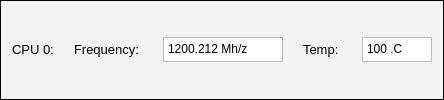
       <widget class="QFrame" name="CpuFrame">
        <property name="maximumSize">
         <size>
          <width>16777215</width>
          <height>999</height>
         </size>
        </property>
        <property name="palette">
         <palette>
          <active>
           <colorrole role="Base">
            <brush brushstyle="SolidPattern">
             <color alpha="255">
              <red>255</red>
              <green>255</green>
              <blue>255</blue>
             </color>
            </brush>
           </colorrole>
           <colorrole role="Window">
            <brush brushstyle="SolidPattern">
             <color alpha="255">
              <red>243</red>
              <green>243</green>
              <blue>243</blue>
             </color>
            </brush>
           </colorrole>
          </active>
          <inactive>
           <colorrole role="Base">
            <brush brushstyle="SolidPattern">
             <color alpha="255">
              <red>255</red>
              <green>255</green>
              <blue>255</blue>
             </color>
            </brush>
           </colorrole>
           <colorrole role="Window">
            <brush brushstyle="SolidPattern">
             <color alpha="255">
              <red>243</red>
              <green>243</green>
              <blue>243</blue>
             </color>
            </brush>
           </colorrole>
          </inactive>
          <disabled>
           <colorrole role="Base">
            <brush brushstyle="SolidPattern">
             <color alpha="255">
              <red>243</red>
              <green>243</green>
              <blue>243</blue>
             </color>
            </brush>
           </colorrole>
           <colorrole role="Window">
            <brush brushstyle="SolidPattern">
             <color alpha="255">
              <red>243</red>
              <green>243</green>
              <blue>243</blue>
             </color>
            </brush>
           </colorrole>
          </disabled>
         </palette>
        </property>
        <property name="autoFillBackground">
         <bool>true</bool>
        </property>
        <property name="frameShape">
         <enum>QFrame::Box</enum>
        </property>
        <property name="frameShadow">
         <enum>QFrame::Plain</enum>
        </property>
        <property name="lineWidth">
         <number>1</number>
        </property>
        <property name="midLineWidth">
         <number>0</number>
        </property>
        <layout class="QHBoxLayout" name="horizontalLayout_2">
         <property name="spacing">
          <number>20</number>
         </property>
         <property name="sizeConstraint">
          <enum>QLayout::SetDefaultConstraint</enum>
         </property>
         <item>
          <widget class="QLabel" name="label_2">
           <property name="maximumSize">
            <size>
             <width>16777215</width>
             <height>25</height>
            </size>
           </property>
           <property name="font">
            <font>
             <pointsize>10</pointsize>
            </font>
           </property>
           <property name="text">
            <string>CPU 0:</string>
           </property>
          </widget>
         </item>
         <item>
          <widget class="QLabel" name="label_3">
           <property name="maximumSize">
            <size>
             <width>16777215</width>
             <height>25</height>
            </size>
           </property>
           <property name="font">
            <font>
             <pointsize>10</pointsize>
            </font>
           </property>
           <property name="text">
            <string>Frequency: </string>
           </property>
          </widget>
         </item>
         <item>
          <widget class="QTextBrowser" name="textBrowser">
           <property name="enabled">
            <bool>true</bool>
           </property>
           <property name="maximumSize">
            <size>
             <width>120</width>
             <height>25</height>
            </size>
           </property>
           <property name="html">
            <string>&lt;!DOCTYPE HTML PUBLIC &quot;-//W3C//DTD HTML 4.0//EN&quot; &quot;http://www.w3.org/TR/REC-html40/strict.dtd&quot;&gt;
&lt;html&gt;&lt;head&gt;&lt;meta name=&quot;qrichtext&quot; content=&quot;1&quot; /&gt;&lt;style type=&quot;text/css&quot;&gt;
p, li { white-space: pre-wrap; }
&lt;/style&gt;&lt;/head&gt;&lt;body style=&quot; font-family:'Sans Serif'; font-size:9pt; font-weight:400; font-style:normal;&quot;&gt;
&lt;p style=&quot; margin-top:0px; margin-bottom:0px; margin-left:0px; margin-right:0px; -qt-block-indent:0; text-indent:0px;&quot;&gt;1200.212 Mh/z&lt;/p&gt;&lt;/body&gt;&lt;/html&gt;</string>
           </property>
          </widget>
         </item>
         <item>
          <widget class="QLabel" name="label_4">
           <property name="maximumSize">
            <size>
             <width>16777215</width>
             <height>25</height>
            </size>
           </property>
           <property name="font">
            <font>
             <pointsize>10</pointsize>
            </font>
           </property>
           <property name="text">
            <string>Temp: </string>
           </property>
          </widget>
         </item>
         <item>
          <widget class="QTextBrowser" name="textBrowser_2">
           <property name="maximumSize">
            <size>
             <width>70</width>
             <height>25</height>
            </size>
           </property>
           <property name="html">
            <string>&lt;!DOCTYPE HTML PUBLIC &quot;-//W3C//DTD HTML 4.0//EN&quot; &quot;http://www.w3.org/TR/REC-html40/strict.dtd&quot;&gt;
&lt;html&gt;&lt;head&gt;&lt;meta name=&quot;qrichtext&quot; content=&quot;1&quot; /&gt;&lt;style type=&quot;text/css&quot;&gt;
p, li { white-space: pre-wrap; }
&lt;/style&gt;&lt;/head&gt;&lt;body style=&quot; font-family:'Sans Serif'; font-size:9pt; font-weight:400; font-style:normal;&quot;&gt;
&lt;p style=&quot; margin-top:0px; margin-bottom:0px; margin-left:0px; margin-right:0px; -qt-block-indent:0; text-indent:0px;&quot;&gt;100 .C&lt;/p&gt;&lt;/body&gt;&lt;/html&gt;</string>
           </property>
          </widget>
         </item>
        </layout>
       </widget>
